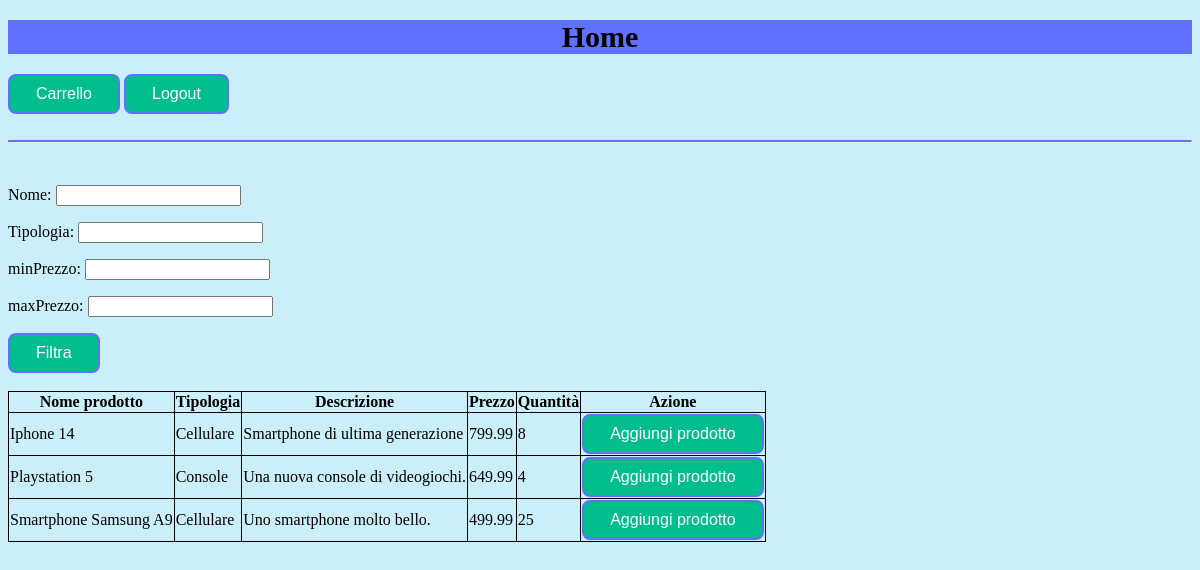
The page /home/ (signed in) on the database its author committed.
### applicazione/models.py (models this page shows, shortened)
class Prodotto(models.Model):
  nome = models.CharField(max_length=100)
  tipologia = models.CharField(max_length=100)
  descrizione = models.CharField(max_length=500)
  prezzo = models.FloatField()
  quantita = models.IntegerField()
  stock = models.ForeignKey(Stock,on_delete=models.CASCADE,related_name='prodotti')

### applicazione/views.py (the view, shortened to what this page needs)
# urls.py: path("home/", views.home_view, name="home_view"),
@login_required
def home_view(request):
  template = loader.get_template("utente/home.html")
  stock = Stock.objects.get(nome = NOME_STOCK)
  context = {
    "prodotti" : Prodotto.objects.filter(stock = stock).all(),
    "form": FiltroHomeUtenteForm()
  }
  return HttpResponse(template.render(context, request))

### applicazione/forms.py (shortened to what this page needs)
class FiltroHomeUtenteForm(forms.Form):
  nome = forms.CharField(label="Nome", max_length=100, required=False)
  tipologia = forms.CharField(label="Tipologia", max_length=100, required=False)
  minPrezzo = forms.FloatField(label="minPrezzo", min_value=0.01, widget=forms.NumberInput(attrs={'min': 0.01}), required=False)
  maxPrezzo = forms.FloatField(label="maxPrezzo", max_value=10000, widget=forms.NumberInput(attrs={'max': 10000}), required=False)

### applicazione/templates/utente/home.html (shortened to what this page needs)
{% load static %}
<!DOCTYPE html>
<html lang="en">
    <head>
        <link rel="stylesheet" href="{% static 'css/style.css' %}">
    </head>
    <body>
        <div class="home">
            <div>
                <h1>Home</h1>
                <a href="../carrello"><button class="button" type="button" value="carrello">Carrello</button></a>
                <a href="../login"><button class="button" type="button" value="logout">Logout</button></a>
            </div>
            <br><hr><br>
            <div class="FiltroHomeUtente">
                <form method="post">
                    {{ form.as_p }}
                    <input class="button" type="submit" value="Filtra">
                </form>
            </div>
            <br>
            <div>
                <table id="prodottiNegozio">
                    <thead>
                        <tr>
                            <th><b>Nome prodotto</b></th>
                            <th><b>Tipologia</b></th>
                            <th><b>Descrizione</b></th>
                            <th><b>Prezzo</b></th>
                            <th><b>Quantità</b></th>
                            <th><b>Azione</b></th>
                        </tr>
                    </thead>
                    <tbody>
                        <tr>
                        {% for prodotto in prodotti %}
                            <td> {{ prodotto.nome }} </td>
                            <td> {{ prodotto.tipologia }} </td>
                            <td> {{ prodotto.descrizione }} </td>
                            <td> {{ prodotto.prezzo }} </td>
                            <td> {{ prodotto.quantita }} </td>
                            <td> <button id={{prodotto.id}} class="button" onclick="aggiungiProdottoCarrello()">Aggiungi prodotto</button> </td>
                        </tr>
                        {% endfor %}
                    </tbody>
                </table>
            </div>
        </div>
    </body>
</html>

### applicazione/static/css/style.css (style rules this page uses)
body { background-color: #caeff8; }
h1 { background-color: #6171ff; font-size: 30px; text-align: center; }
.button { background-color: #02bd8e; border: 2px solid #6171ff; color: white; padding: 9px 26px; text-align: center; text-decoration: none; display: inline-block; font-size: 16px; border-radius: 8px; }
table, th, td { border: 1px solid; border-collapse: collapse; }
hr { border-top: 2px solid #6171ff; }
p { font-size: 16px; }

### rows shown on the page
Prodotto: nome "Iphone 14", tipologia "Cellulare", descrizione "Smartphone di ultima generazione", prezzo "799.99", quantita "8"
Prodotto: nome "Playstation 5", tipologia "Console", descrizione "Una nuova console di videogiochi.", prezzo "649.99", quantita "4"
Prodotto: nome "Smartphone Samsung A9", tipologia "Cellulare", descrizione "Uno smartphone molto bello.", prezzo "499.99", quantita "25"
